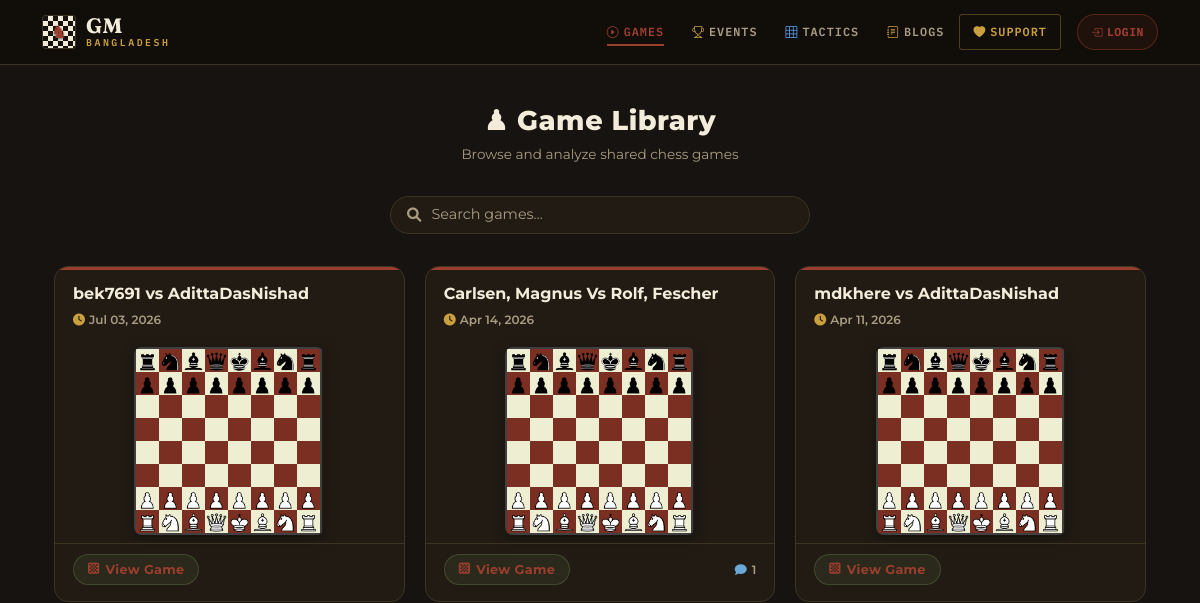
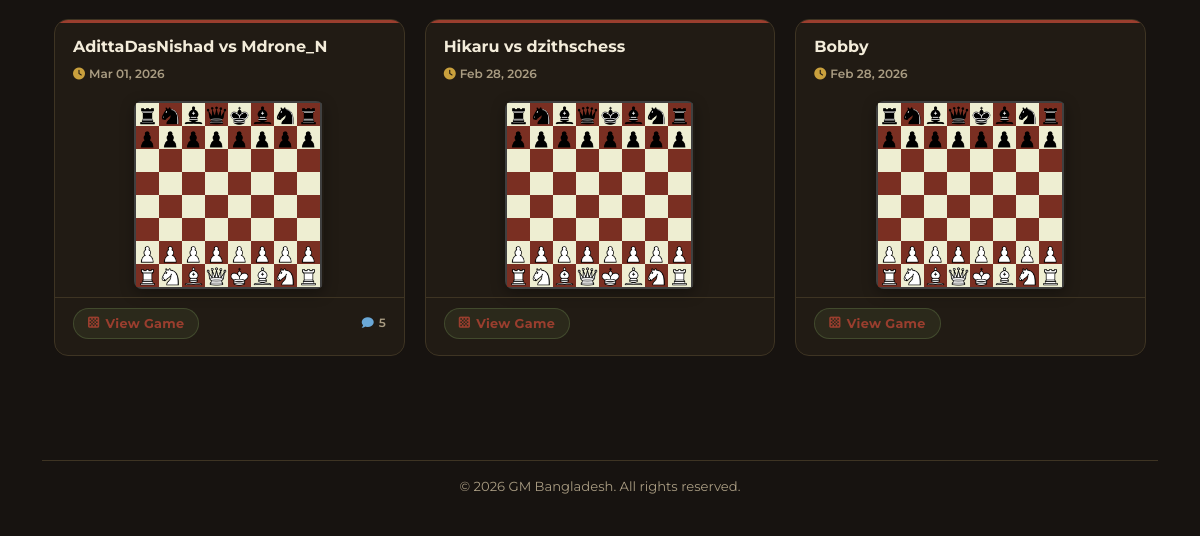
/all-games/, run on an earlier commit of the app's database (2 pictures, top to bottom).
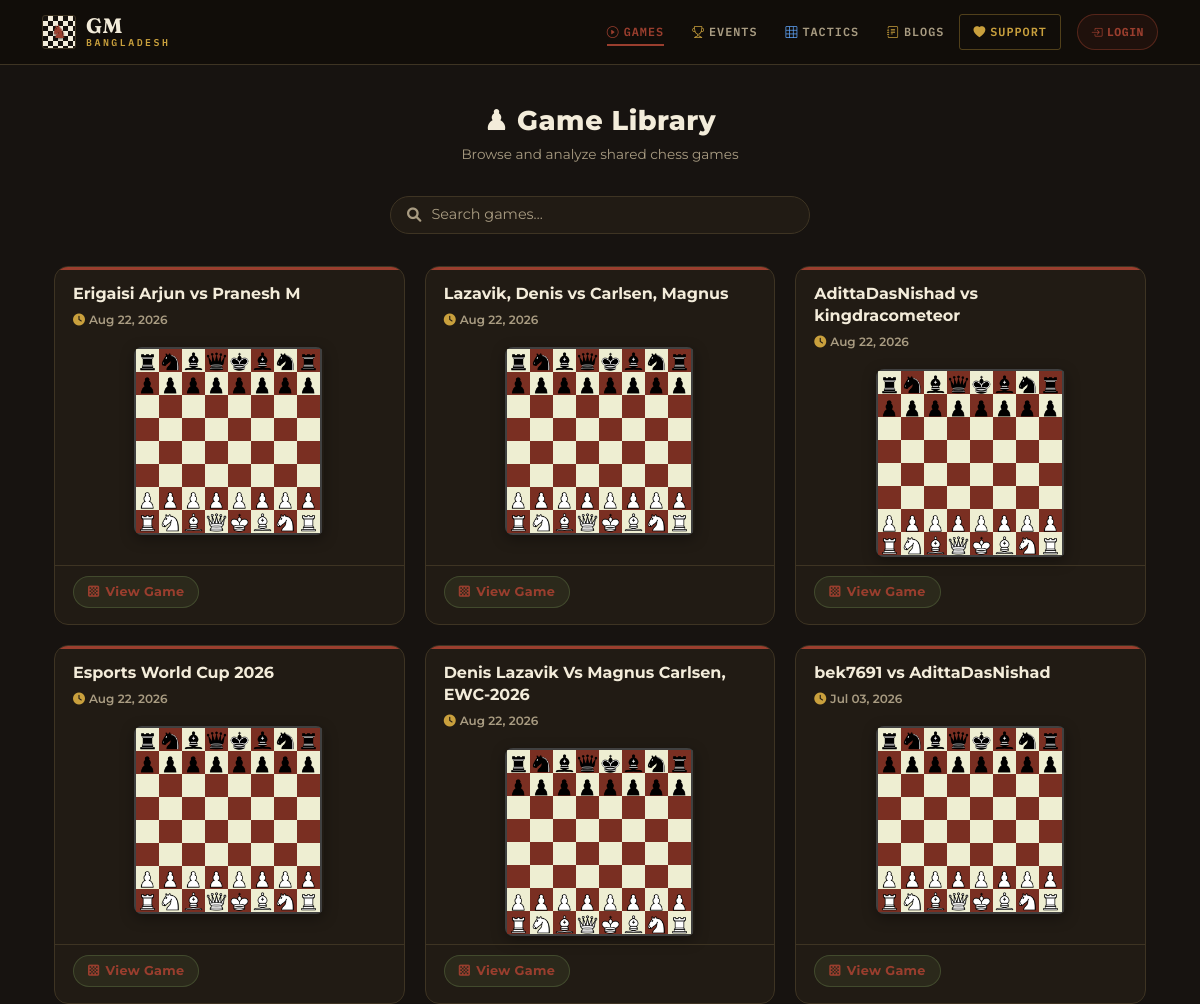
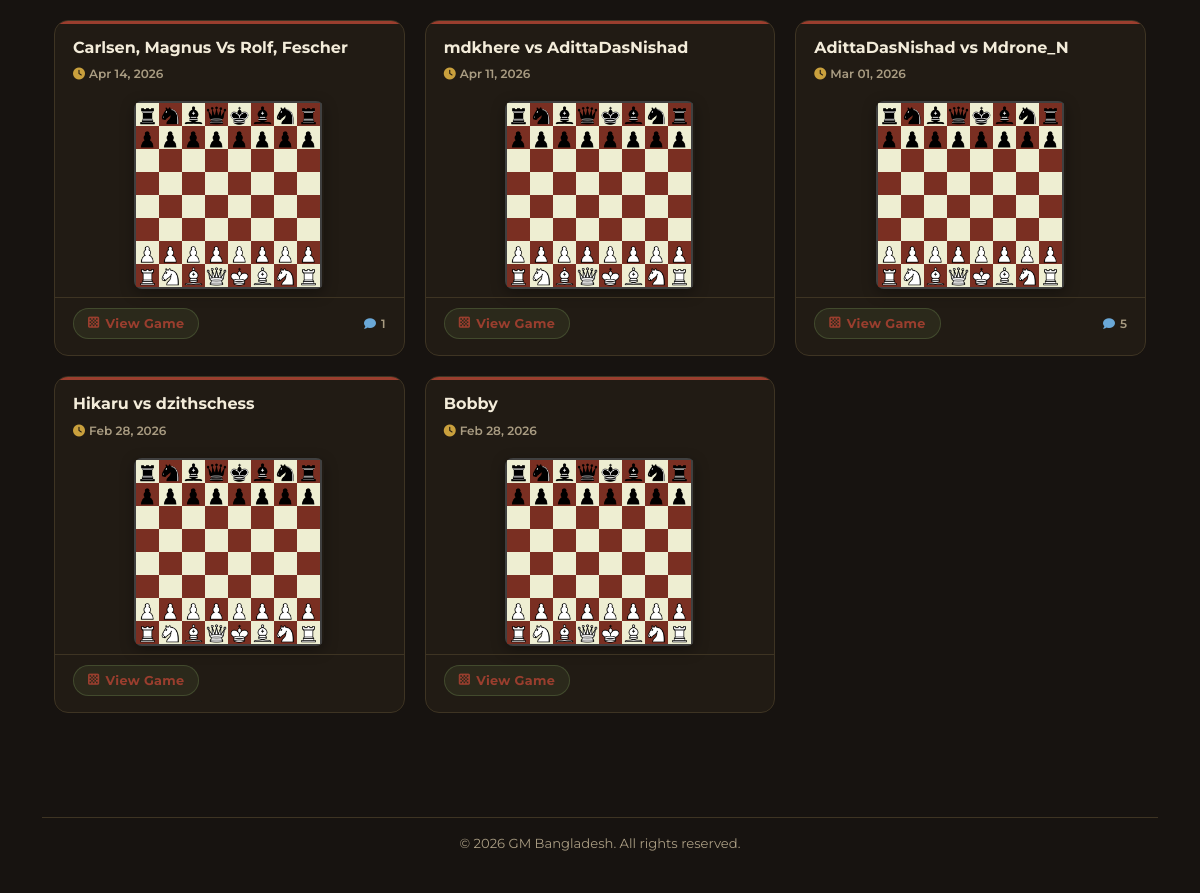
And on a later commit of the database (2 pictures, top to bottom).
### news/models.py (models this page shows, shortened)
class UploadedGame(models.Model):
    title = models.CharField(max_length=255)
    uploaded_by = models.ForeignKey(User, on_delete=models.CASCADE)
    pgn = models.TextField()  # always store PGN text here
    white_player = models.CharField(max_length=255, blank=True, null=True)
    black_player = models.CharField(max_length=255, blank=True, null=True)
    created_at = models.DateTimeField(auto_now_add=True)
    slug_link = models.SlugField(unique=True, blank=True, max_length=255)

### news/views.py (the view)
# urls.py: path('all-games/', views.all_games, name='all_games'),
def all_games(request):
    games = UploadedGame.objects.all().order_by("-created_at")
    return render(request, 'news/all_games.html', {'games': games})

### news/templates/news/all_games.html (shortened to what this page needs)
{% extends 'news/base.html' %}
{% load static %}
{% load widget_tweaks %}
{% block content %}
<link rel="stylesheet" href="{% static 'chessboardjs-1.0.0/css/chessboard-1.0.0.min.css' %}">
<div class="container py-4">
    <div class="page-header">
        <h4 class="page-title">♟ Game Library</h4>
        <p class="page-subtitle">Browse and analyze shared chess games</p>
    </div>
    <div class="search-wrap">
        <i class="fas fa-search"></i>
        <input type="text" id="game-search" placeholder="Search games…" autocomplete="off">
    </div>
    {% if games %}
    <div class="game-grid" id="game-container">
        {% for game in games %}
        <a href="{% url 'game_detail' game.slug_link %}" class="game-card"
           data-pgn="{{ game.pgn|escapejs }}" data-id="{{ game.id }}">
            <div class="card-header-content">
                <h3 class="card-game-title">{{ game.title }}</h3>
                <div class="card-meta">
                    <span><i class="fas fa-clock"></i> {{ game.created_at|date:"M d, Y" }}</span>
                </div>
            </div>
            <div class="card-board-wrap">
                <div class="mini-board-outer" id="board-{{ game.id }}"></div>
            </div>
            <div class="card-footer-content">
                <span class="view-btn">
                    <i class="fas fa-chess-board"></i> View Game
                </span>
                {% if game.comments.count %}
                <span class="comment-badge">
                    <i class="fas fa-comment"></i> {{ game.comments.count }}
                </span>
                {% endif %}
            </div>
        </a>
        {% endfor %}
    </div>
    {% endif %}
</div>
{% endblock %}

### news/templates/news/base.html (shortened to what this page needs)
<!DOCTYPE html>
<html lang="en">
<head>
    <link href="https://cdn.jsdelivr.net/npm/bootstrap@5.3.0/dist/css/bootstrap.min.css" rel="stylesheet">
    <link rel="stylesheet" href="https://cdn.jsdelivr.net/npm/bootstrap-icons@1.10.0/font/bootstrap-icons.css">
    <link rel="stylesheet" href="https://cdn.jsdelivr.net/gh/lipis/flag-icons@7.3.2/css/flag-icons.min.css" />
    <link rel="stylesheet" href="https://cdnjs.cloudflare.com/ajax/libs/font-awesome/6.0.0/css/all.min.css">
</head>
<body>
    <nav class="navbar navbar-expand-lg navbar-dark">
        <div class="container">
            <a class="navbar-brand" href="{% url 'home' %}">
                <div class="brand-mark"><span>&#9822;</span></div>
                <div class="logo-text">
                    <span class="logo-main">GM</span>
                    <span class="logo-sub">Bangladesh</span>
                </div>
            </a>
            <div class="collapse navbar-collapse" id="navbarNav">
                <ul class="navbar-nav ms-auto align-items-center">
                    <li class="nav-item">
                        <a class="nav-link" href="{% url 'all_games' %}">
                            <i class="bi bi-play-circle me-1" style="color:var(--chess-primary);"></i>Games
                        </a>
                    </li>
                    <li class="nav-item">
                        <a class="nav-link" href="{% url 'all_events' %}">
                            <i class="bi bi-trophy me-1" style="color:var(--chess-accent);"></i>Events
                        </a>
                    </li>
                    <li class="nav-item">
                        <a class="nav-link" href="{% url 'puzzle_list' %}">
                            <i class="bi bi-grid-3x3 me-1" style="color:#60a5fa;"></i>Tactics
                        </a>
                    </li>
                    <li class="nav-item">
                        <a class="nav-link" href="{% url 'all_blogs' %}">
                            <i class="bi bi-journal-text me-1" style="color:var(--chess-accent);"></i>Blogs
                        </a>
                    </li>
                    <li class="nav-item">
                        <a class="nav-link support-link" href="#" data-bs-toggle="modal"
                            data-bs-target="#qrSupportModal">
                            <i class="bi bi-heart-fill me-1"></i>Support
                        </a>
                    </li>
                    <li><span class="nav-dot d-none d-lg-inline-block"></span></li>
                    {% if user.is_authenticated %}
                    <li class="nav-item dropdown">
                        <a class="nav-link dropdown-toggle d-flex align-items-center" href="#" id="userDropdown"
                            role="button" data-bs-toggle="dropdown" aria-expanded="false">
                            <span class="nav-user-avatar">{{ user.username|first|upper }}</span>
                            <span class="d-none d-lg-inline">{{ user.username }}</span>
                        </a>
                        <ul class="dropdown-menu dropdown-menu-end" aria-labelledby="userDropdown">
                            <li>
                                <a class="dropdown-item" href="{% url 'progress' %}">
                                    <i class="bi bi-person-circle"></i> Profile
                                </a>
                            </li>
                            <li>
                                <hr class="dropdown-divider">
                            </li>
                            <li>
                                <a class="dropdown-item" href="{% url 'find_the_square' %}">
                                    <i class="bi bi-bullseye"></i> Vision Trainer
                                </a>
                            </li>
                            <li>
                                <a class="dropdown-item" href="{% url 'memory_test' %}">
                                    <i class="bi bi-sd-card-fill"></i> Memory Trainer
                                </a>
                            </li>
                            <li>
                                <hr class="dropdown-divider">
                            </li>
                            <li>
                                <a class="dropdown-item" href="{% url 'book_list' %}">
                                    <i class="bi bi-journal-bookmark-fill"></i> Books
                                </a>
                            </li>
                            <li>
                                <a class="dropdown-item" href="{% url 'game_page' %}">
                                    <i class="bi bi-diagram-3-fill"></i> Analyze
                                </a>
                            </li>
                            <li>
                                <a class="dropdown-item" href="{% url 'write_article' %}">
                                    <i class="bi bi-plus-circle-fill"></i> Create Post
                                </a>
                            </li>
                            <li>
                                <hr class="dropdown-divider">
                            </li>
                            <li>
                                <form action="{% url 'logout' %}" method="post">
                                    {% csrf_token %}
                                    <button type="submit" class="dropdown-item">
                                        <i class="bi bi-box-arrow-right"></i> Logout
                                    </button>
                                </form>
                            </li>
                        </ul>
                    </li>
                    {% else %}
                    <li class="nav-item">
                        <a class="nav-link nav-login-btn" href="{% url 'login' %}">
                            <i class="bi bi-box-arrow-in-right me-1"></i>Login
                        </a>
                    </li>
                    {% endif %}
                </ul>
            </div>
        </div>
    </nav>
    <div class="container content py-3">
        {% block content %}{% endblock %}
        <footer class="footer-text text-center mt-5 pt-3" style="border-top: 1px solid var(--border);">
        </footer>
    </div>
    {% load static %}
</body>
</html>

### news/templates/news/base.html (style rules this page uses)
:root { --chess-dark: #171310; --navbar-color: #120E0A; --chess-light: #F3ECDA; --chess-primary: #9A3E2E; --chess-secondary: #A99C82; --chess-accent: #C9A03D; --chess-red: #B8493A; --dark-gray: #2a2a2a; --slate-gray: #4b4b4b; --light-gray: #a3a3a3; --warm-accent: #d76a6a; --cool-accent: #6aa8d7; --warm-orange: #d87a2a; --cool-teal: #2aa6a6; --card-color: #211B14; --color-gray-400: #A99C82; --border: #3E3423; --status: #4E7A52; --box: #232323; --move: #ebebeb; --move-hover: #b9b9b9; --move-active: #292b32b3; --notation-box: #0f1013b3; --gm-oxblood-deep: #7A2F22; --gm-panel-alt: #2A2219; --gm-plum: #6C4F8C; }
html, body { height: 100%; font-family: 'Montserrat', sans-serif; }
body { display: flex; flex-direction: column; background-color: var(--chess-dark); color: var(--chess-light); }
.content { flex: 1 0 auto; }
footer { flex-shrink: 0; }
.navbar { background: rgba(18, 14, 10, 0.96) !important; backdrop-filter: blur(12px); border-bottom: 1px solid var(--border); padding: 0 0; position: sticky; top: 0; z-index: 1030; }
.navbar .container { padding-top: 10px; padding-bottom: 10px; }
.navbar-brand { gap: 10px; text-decoration: none; display: flex; align-items: center; }
.brand-mark { width: 34px; height: 34px; border-radius: 3px; background: repeating-conic-gradient(var(--chess-light) 0% 25%, var(--chess-dark) 0% 50%) 0 0/10px 10px; border: 1px solid var(--border); display: flex; align-items: center; justify-content: center; flex-shrink: 0; }
.brand-mark span { font-size: 1.15rem; color: var(--chess-primary); filter: drop-shadow(0 1px 1px rgba(0, 0, 0, 0.6)); }
.logo-text { display: flex; flex-direction: column; line-height: 1; }
.logo-main { font-family: 'Fraunces', Georgia, serif; font-weight: 700; font-size: 1.3rem; color: var(--chess-light); letter-spacing: 0.3px; }
.logo-sub { font-family: 'IBM Plex Mono', monospace; font-size: 0.62rem; font-weight: 600; letter-spacing: 2.5px; text-transform: uppercase; color: var(--chess-accent); margin-top: 2px; }
.navbar-nav { gap: 2px; align-items: center; }
.nav-link { font-family: 'IBM Plex Mono', monospace; font-size: 0.74rem; font-weight: 600; letter-spacing: 1px; text-transform: uppercase; color: var(--chess-secondary) !important; padding: 8px 13px !important; border-radius: 3px; transition: all 0.18s ease; position: relative; }
.nav-link::after { content: ""; position: absolute; left: 13px; right: 13px; bottom: 3px; height: 2px; background: var(--chess-accent); transform: scaleX(0); transform-origin: left; transition: transform 0.2s ease; }
.nav-link.active-nav { color: var(--chess-primary) !important; }
.nav-link.active-nav::after { transform: scaleX(1); background: var(--chess-primary); }
.nav-link.support-link { color: var(--chess-accent) !important; border: 1px solid rgba(201, 160, 61, 0.35); }
.nav-link.support-link::after { display: none; }
.nav-dot { width: 4px; height: 4px; border-radius: 50%; margin: 0 4px; display: none; vertical-align: middle; }
.nav-login-btn { font-family: 'IBM Plex Mono', monospace; font-size: 0.72rem; font-weight: 700; letter-spacing: 0.5px; text-transform: uppercase; padding: 7px 17px; border-radius: 99px; border: 1px solid rgba(154, 62, 46, 0.45); color: var(--chess-primary) !important; background: rgba(154, 62, 46, 0.1); transition: all 0.18s; }
.nav-login-btn::after { display: none; }
a { text-decoration: none; color: var(--chess-light); }
footer { background-color: var(--chess-dark); color: var(--color-gray-400); padding: 1.5rem 0; font-size: 0.82rem; }

What changed in the data, as far as the page shows it:
added UploadedGame: title "Erigaisi Arjun vs Pranesh M", created_at "Aug 22, 2026"
added UploadedGame: title "Lazavik, Denis vs Carlsen, Magnus", created_at "Aug 22, 2026"
added UploadedGame: title "AdittaDasNishad vs kingdracometeor", created_at "Aug 22, 2026"
added UploadedGame: title "Esports World Cup 2026", created_at "Aug 22, 2026"
added UploadedGame: title "Denis Lazavik Vs Magnus Carlsen, EWC-2026", created_at "Aug 22, 2026"
